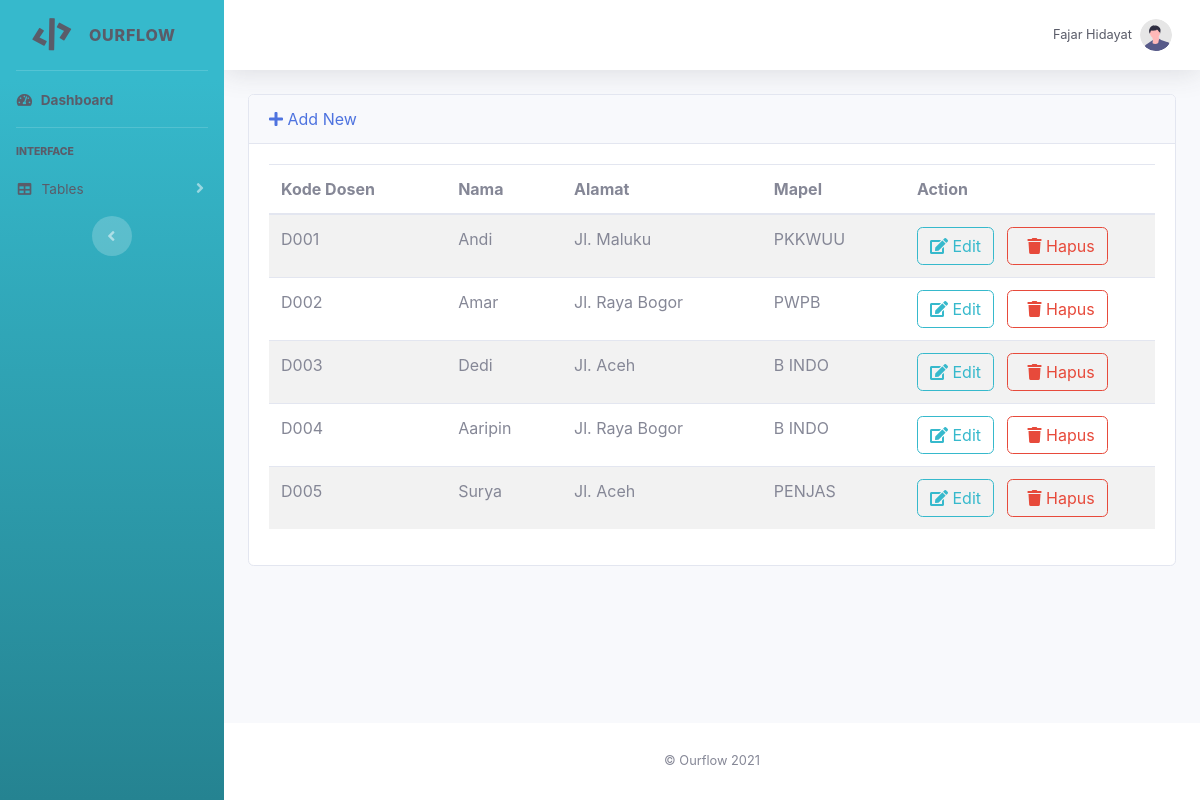
Page /index.php/dosen on the committed database.
### tables this page shows
CREATE TABLE `dosen` (
  `kd_dosen` char(10) NOT NULL,
  `nama_dosen` varchar(255) NOT NULL,
  `alamat_dosen` varchar(255) NOT NULL,
  `kd_mapel` char(10) NOT NULL
);

CREATE TABLE `mapel` (
  `kd_mapel` char(10) NOT NULL,
  `nama_mapel` varchar(255) NOT NULL
);

### application/controllers/Dosen.php (called while the page is built, shortened)
<?php
class Dosen extends CI_Controller
{
    public function __construct()
    {
        $this->load->model('dosen_model');
        $this->load->library('form_validation');
    }
    public function index()
    {
        $data['dosens'] = $this->dosen_model->getAll();
        $data['title'] = 'Dosen | List';
        $this->load->view('dosen/list', $data);
    }
}

### index.php (called while the page is built, shortened)
<?php
require_once BASEPATH.'core/CodeIgniter.php';

### application/models/Dosen_model.php (called while the page is built, shortened)
<?php
class Dosen_model extends CI_Model
{
    public function getAll()
    {
        $sql = "SELECT kd_dosen, nama_dosen, alamat_dosen, nama_mapel FROM dosen INNER JOIN mapel ON mapel.kd_mapel = dosen.kd_mapel WHERE dosen.kd_dosen != 'd000' ORDER BY dosen.kd_dosen ASC";
        return $this->db->query($sql)->result();
    }
}

### application/views/dosen/list.php (the view, shortened to what this page needs)
<!DOCTYPE html>
<html lang="en">
<head>
    <?php $this->load->view('layout/head'); ?>
</head>
<body id="page-top">
    <div id="wrapper">
        <?php $this->load->view('layout/sidebar'); ?>
        <div id="content-wrapper" class="d-flex flex-column">
            <div id="content">
                <?php $this->load->view('layout/navbar'); ?>
                <div class="container">
                    <div class="row">
                        <div class="col">
                            <div class="card mb-3">
                                <div class="card-header d-flex align-items-center">
                                    <a href="<?= site_url('dosen/create') ?>"><i class="fas fa-plus"></i> Add New</a>
                                </div>
                                <div class="card-body">
                                    <div class="table-responsive">
                                        <table class="display table table-striped table-hover" id="dataTable" width="80%" cellspacing="0">
                                            <thead>
                                                <tr>
                                                    <th>Kode Dosen</th>
                                                    <th>Nama</th>
                                                    <th>Alamat</th>
                                                    <th>Mapel</th>
                                                    <th>Action</th>
                                                </tr>
                                            </thead>
                                            <tbody>
                                                <?php foreach ($dosens as $dosen) : ?>
                                                    <tr>
                                                        <td>
                                                            <?= $dosen->kd_dosen ?>
                                                        </td>
                                                        <td>
                                                            <?= $dosen->nama_dosen ?>
                                                        </td>
                                                        <td>
                                                            <?= $dosen->alamat_dosen ?>
                                                        </td>
                                                        <td>
                                                            <?= $dosen->nama_mapel ?>
                                                        </td>
                                                        <td class="align-middle" width="250">
                                                            <a href="<?= site_url('dosen/edit/' . $dosen->kd_dosen) ?>" class="btn btn-outline-info mr-2"><i class="fas fa-edit"></i> Edit</a>
                                                            <a onclick="deleteConfirm('<?= site_url('dosen/delete/' . $dosen->kd_dosen) ?>')" href="#!" class="btn btn-outline-danger"><i class="fas fa-trash ml-2"></i> Hapus</a>
                                                        </td>
                                                    </tr>
                                                <?php endforeach; ?>
                                            </tbody>
                                        </table>
                                    </div>
                                </div>
                            </div>
                        </div>
                    </div>
                </div>
            </div>
            <?php $this->load->view('layout/footer'); ?>
        </div>
    </div>
</body>
</html>

### application/views/layout/head.php (shortened to what this page needs)
<link href="<?= base_url('assets/'); ?>vendor/fontawesome-free/css/all.min.css" rel="stylesheet" type="text/css">
<link href="<?= base_url('assets/'); ?>css/sb-admin-2.min.css" rel="stylesheet">

### application/views/layout/sidebar.php (shortened to what this page needs)
<ul class="navbar-nav bg-gradient-info sidebar sidebar-dark accordion" id="accordionSidebar">
    <a class="sidebar-brand d-flex align-items-center justify-content-center" href="index.html">
        <div class="sidebar-brand-icon rotate-n-15">
            <i class="fas fa-code text-dark"></i>
        </div>
        <div class="sidebar-brand-text mx-3 text-dark">Ourflow</div>
    </a>
    <hr class="sidebar-divider my-0">
    <li class="nav-item active">
        <a class="nav-link" href="<?= base_url('/overview'); ?>">
            <i class="fas fa-fw fa-tachometer-alt text-dark"></i>
            <span class="text-dark">Dashboard</span></a>
    </li>
    <hr class="sidebar-divider">
    <div class="sidebar-heading text-dark">
        Interface
    </div>
    <li class="nav-item">
        <a class="nav-link collapsed text-dark" href="#" data-toggle="collapse" data-target="#collapseTwo" aria-expanded="true" aria-controls="collapseTwo">
            <i class="fas fa-fw fa-table text-dark"></i>
            <span class="text-dark">Tables</span>
        </a>
    </li>
    <div class="text-center d-none d-md-inline">
        <button class="rounded-circle border-0" id="sidebarToggle"></button>
    </div>
</ul>

### application/views/layout/navbar.php (shortened to what this page needs)
<nav class="navbar navbar-expand navbar-light bg-white topbar mb-4 static-top shadow">
    <ul class="navbar-nav ml-auto">
        <li class="nav-item dropdown no-arrow">
            <a class="nav-link dropdown-toggle" href="#" id="userDropdown" role="button" data-toggle="dropdown" aria-haspopup="true" aria-expanded="false">
                <span class="mr-2 d-none d-lg-inline text-dark small">Fajar Hidayat</span>
                <img class="img-profile rounded-circle" src="<?= base_url('assets/'); ?>img/undraw_profile.svg">
            </a>
        </li>
    </ul>
</nav>

### application/views/layout/footer.php
<footer class="sticky-footer bg-white">
    <div class="container my-auto">
        <div class="copyright text-center my-auto">
            <span>&copy; Ourflow 2021</span>
        </div>
    </div>
</footer>

### rows in the picture
dosen: kd_dosen "D001", nama_dosen "Andi", alamat_dosen "Jl. Maluku", kd_mapel.nama_mapel "PKKWUU"
dosen: kd_dosen "D002", nama_dosen "Amar", alamat_dosen "Jl. Raya Bogor", kd_mapel.nama_mapel "PWPB"
dosen: kd_dosen "D003", nama_dosen "Dedi", alamat_dosen "Jl. Aceh", kd_mapel.nama_mapel "B INDO"
dosen: kd_dosen "D004", nama_dosen "Aaripin", alamat_dosen "Jl. Raya Bogor", kd_mapel.nama_mapel "B INDO"
dosen: kd_dosen "D005", nama_dosen "Surya", alamat_dosen "Jl. Aceh", kd_mapel.nama_mapel "PENJAS"
